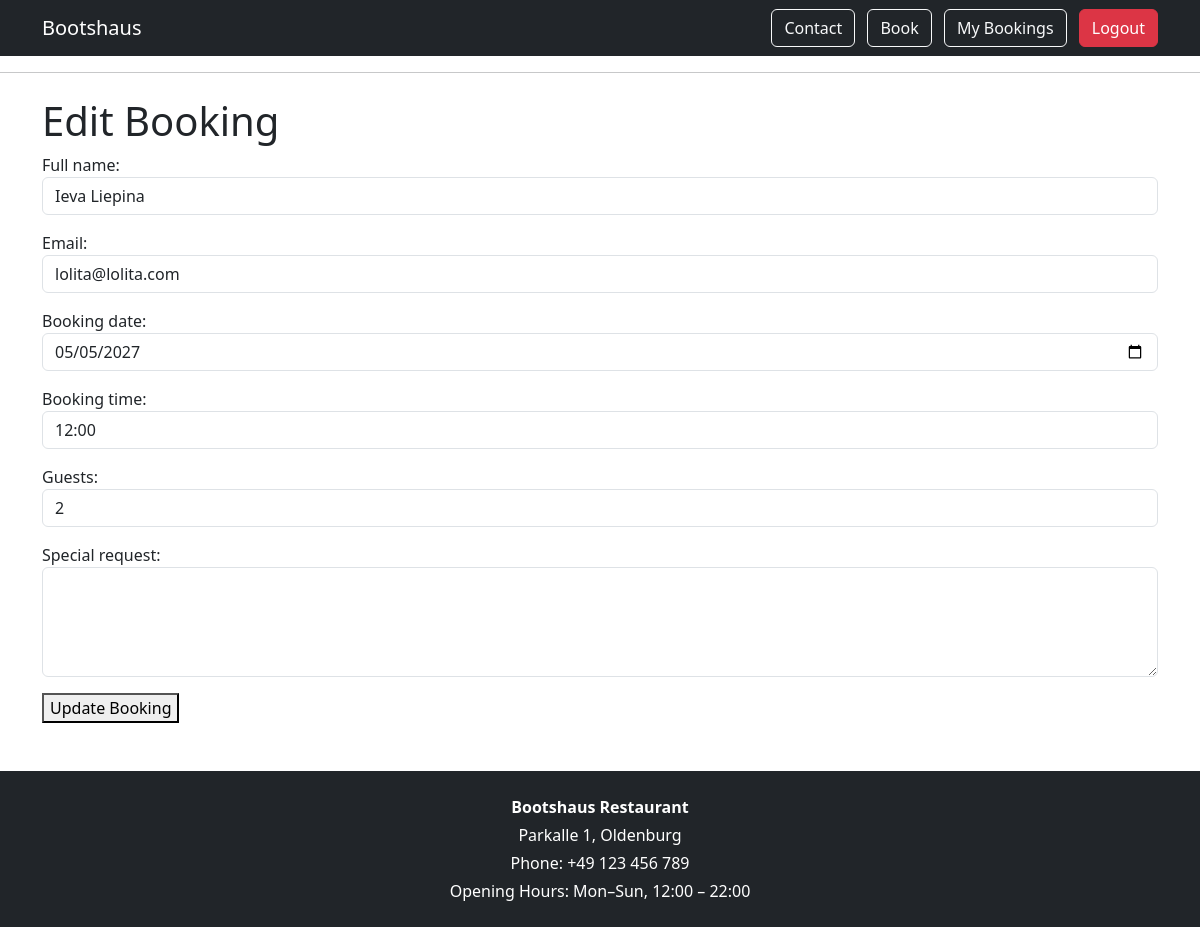
The page /edit-booking/3/ (signed in) on the database its author committed.
### bookings/models.py (models this page shows, shortened)
class Booking(models.Model):
    STATUS_CHOICES = [
        ('pending', 'Pending'),
        ('confirmed', 'Confirmed'),
        ('cancelled', 'Cancelled'),
    ]
    user = models.ForeignKey(
        User,
        on_delete=models.CASCADE,
        related_name='bookings'
    )
    full_name = models.CharField(max_length=100)
    email = models.EmailField()
    booking_date = models.DateField()
    booking_time = models.TimeField()
    guests = models.PositiveIntegerField()
    special_request = models.TextField(blank=True)
    status = models.CharField(
        max_length=20,
        choices=STATUS_CHOICES,
        default='pending'
    )
    created_on = models.DateTimeField(auto_now_add=True)

### bookings/views.py (the view)
# urls.py: path('edit-booking/<int:booking_id>/', edit_booking, name='edit_booking'),
@login_required
def edit_booking(request, booking_id):
    booking = get_object_or_404(Booking, id=booking_id, user=request.user)
    if request.method == 'POST':
        form = BookingForm(request.POST, instance=booking)
        if form.is_valid():
            form.save()
            messages.success(request, "Your booking has been updated.")
            return redirect('my_bookings')
    else:
        form = BookingForm(instance=booking)
    return render(request, 'bookings/edit_booking.html', {'form': form})

### bookings/forms.py (shortened to what this page needs)
class BookingForm(forms.ModelForm):
    booking_time = forms.TypedChoiceField(
        choices=TIME_SLOT_CHOICES,
        coerce=lambda x: time.fromisoformat(x) if isinstance(x, str) else x,
        widget=forms.Select(attrs={'class': 'form-control'})
    )
    class Meta:
        model = Booking
        fields = [
            'full_name',
            'email',
            'booking_date',
            'booking_time',
            'guests',
            'special_request',
        ]
        widgets = {
            'full_name': forms.TextInput(
                attrs={'class': 'form-control',
                       'placeholder': 'John Smith'}
            ),
            'email': forms.EmailInput(
                attrs={'class': 'form-control',
                       'placeholder': 'john@example.com'}
            ),
            'booking_date': forms.DateInput(
                attrs={'class': 'form-control', 'type': 'date'}
            ),
            'guests': forms.NumberInput(
                attrs={'class': 'form-control', 'min': 1, 'max': 10}
            ),
            'special_request': forms.Textarea(
                attrs={'class': 'form-control', 'rows': 4}
            ),
        }

### bookings/templates/bookings/edit_booking.html (shortened to what this page needs)
{% extends 'bookings/base.html' %}
{% block content %}
    <h1>Edit Booking</h1>
    <form method="POST">
        {{ form.as_p }}
        <button type="submit">Update Booking</button>
    </form>
{% endblock %}

### rows shown on the page
Booking: full_name "Ieva Liepina", email "lolita@lolita.com", booking_date "05/05/2027", booking_time "12:00", guests "2"
